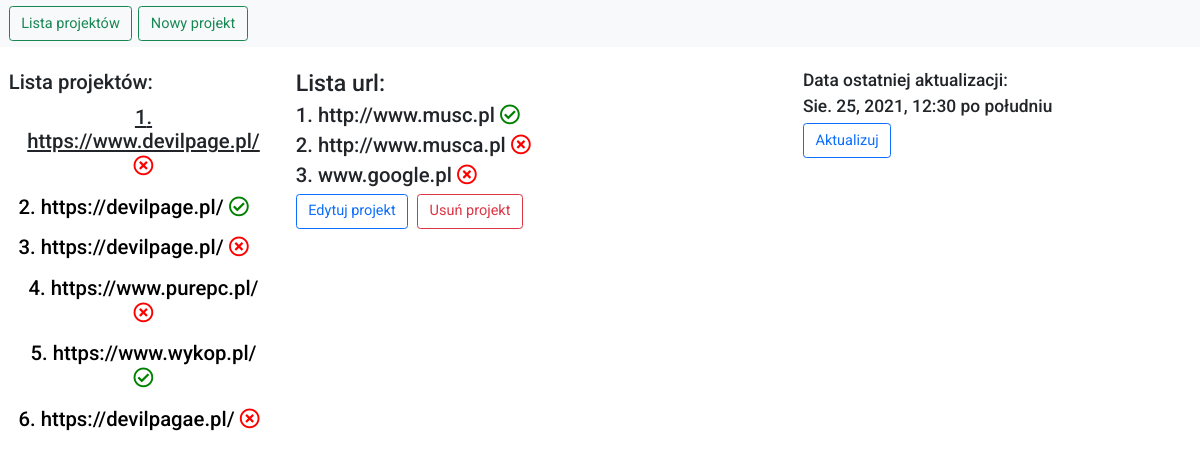
The page / on the database its author committed.
### link_checker/models.py (models this page shows, shortened)
class Project(models.Model):
    title = models.CharField(max_length=2000)
    links_ok = models.BooleanField(null=True, blank=True)

class URL(models.Model):
    urls = models.CharField(max_length=2000)
    links_ok = models.BooleanField(null=True, blank=True)
    project = models.ForeignKey(Project, on_delete=models.CASCADE, related_name='related_urls')

class Date(models.Model):
    time_of_update = models.DateTimeField()

### link_checker/views.py (the view)
# urls.py: path('', index, name='index'),
def index(request):
    project_urls = []
    all_projects = Project.objects.all().values_list()
    check_list = all_projects.exists()
    if all_projects:
        print(len(all_projects))
        first_project_id = all_projects[0][0]
        test = first_project_id - len(all_projects) + 3
        projects_name = Project.objects.get(id=first_project_id) #choose first item from list
        project_urls = projects_name.related_urls.all()
        projects_names = list(Project.objects.all())
        selected_project = 1
        try:
            all_dates = Date.objects.all()
            update_time = all_dates[0]
            print(update_time)
        except:
            update_time = None
    else:
        projects_names = []
        first_project_id = 0
        update_time = None
    return render(request, 'index.html', {'projects_names': projects_names, 'project_urls': project_urls, 'selected_id': first_project_id, 'selected_project': selected_project, 'update_time': update_time})

### templates/index.html (shortened to what this page needs)
{% extends 'main.html' %}
{% block content %}
    <div class="panel">
        <div class="row">
            <div class="col-3 p-0 px-4 panel-left">
                <h3>Lista projektów:</h3>
                {% for project in projects_names %}
                    {% if forloop.counter is selected_project %}
                        {% if project.links_ok%}
                                <a href="{% url 'load_project' project.id %}" class="btn" style="text-decoration: underline"> <h3>{{ forloop.counter }}. {{project.title}} <i class="far fa-check-circle" style="color:green"></i></h3></a><br>
                            {% else %}
                                 <a href="{% url 'load_project' project.id %}" class="btn" style="text-decoration: underline"> <h3>{{ forloop.counter }}. {{project.title}} <i class="far fa-times-circle" style="color:red"></i></h3></a><br>
                            {% endif %}
                    {% else %}
                            {% if project.links_ok%}
                                <a href="{% url 'load_project' project.id %}" class="btn" style="color:black"> <h3>{{ forloop.counter }}. {{project.title}} <i class="far fa-check-circle" style="color:green"></i></h3></a><br>
                            {% else %}
                                 <a href="{% url 'load_project' project.id %}" class="btn" style="color:black"> <h3>{{ forloop.counter }}. {{project.title}} <i class="far fa-times-circle" style="color:red"></i></h3></a><br>
                            {% endif %}
                    {% endif %}
                {% empty %}
                    <h3>Brak projektów bazie danych</h3>
                {% endfor %}
            </div>
            <div class="col-5 p-0 panel-mid">
                  <h2>Lista url:</h2>
                {% for url in project_urls %}
                    {% if url.links_ok %}
                        <h3>{{ forloop.counter }}. {{url.urls}} <i class="far fa-check-circle" style="color:green"></i></h3>
                    {% else %}
                        <h3>{{ forloop.counter }}. {{url.urls}} <i class="far fa-times-circle" style="color:red"></i></h3>
                    {% endif %}
                {% empty %}
                     <h3>Brak linków dla projektu</h3>
                {% endfor %}
                <a href="{% url 'update_project' selected_id %}" class="btn btn-outline-primary me-2 btn-lg">Edytuj projekt</a>
                <a href="{% url 'delete_project' selected_id %}" class="btn btn-outline-danger me-2 btn-lg">Usuń projekt</a>
                <br>
            </div>
            <div class="col-3 p-0 panel-right">
                <h4>Data ostatniej aktualizacji: </h4>
                {% if update_time %}
                    <h4>{{ update_time.time_of_update }}</h4>
                {% else %}
                    <h4>Brak danych</h4>
                {% endif %}
                <a href="{% url 'check_url' %}" class="btn btn-outline-primary me-2 btn-lg">Aktualizuj</a>
            </div>
        </div>
    </div>
{% endblock %}

### static/main.css (style rules this page uses)
body { font-family: 'Roboto', sans-serif; }
* { box-sizing: border-box; margin: 0; padding: 0; }
html { font-size: 72.5%; scroll-behavior: smooth; }

### rows shown on the page
Project: title "https://www.devilpage.pl/"
Project: title "https://devilpage.pl/"
Project: title "https://devilpage.pl/"
Project: title "https://www.purepc.pl/"
Project: title "https://www.wykop.pl/"
Project: title "https://devilpagae.pl/"
URL: urls "http://www.musc.pl"
URL: urls "http://www.musca.pl"
URL: urls "www.google.pl"
Date: time_of_update "Sie. 25, 2021, 12:30 po południu"
